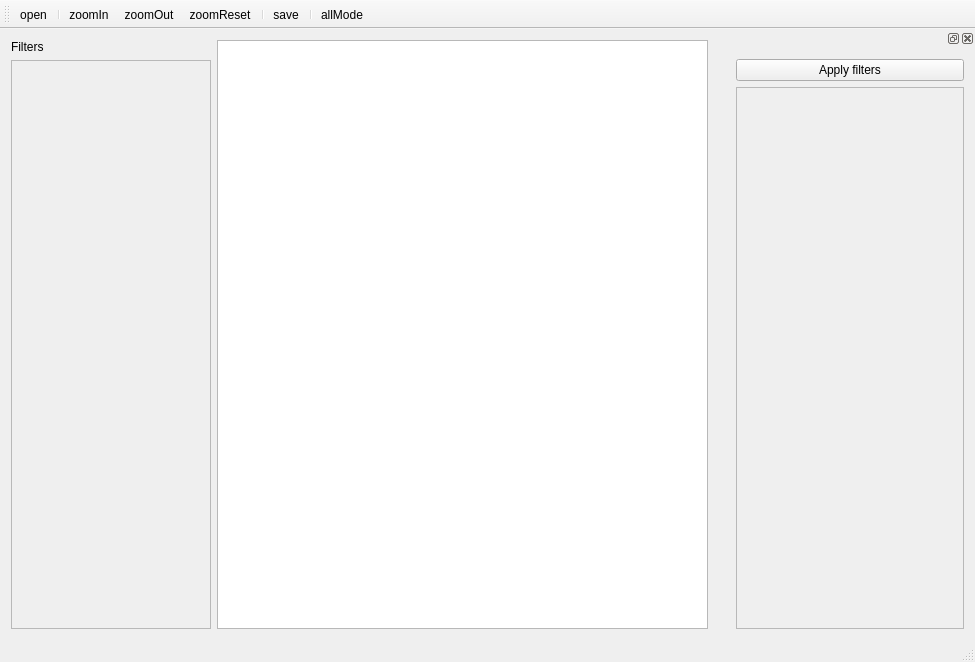
<?xml version="1.0" encoding="UTF-8"?>
<ui version="4.0">
 <class>ReeMakerClass</class>
 <widget class="QMainWindow" name="ReeMakerClass">
  <property name="geometry">
   <rect>
    <x>0</x>
    <y>0</y>
    <width>975</width>
    <height>662</height>
   </rect>
  </property>
  <property name="minimumSize">
   <size>
    <width>200</width>
    <height>0</height>
   </size>
  </property>
  <property name="windowTitle">
   <string>ReeMaker</string>
  </property>
  <widget class="QWidget" name="centralWidget">
   <layout class="QGridLayout" name="gridLayout">
    <item row="1" column="0">
     <widget class="QScrollArea" name="scrollArea_2">
      <property name="maximumSize">
       <size>
        <width>200</width>
        <height>16777215</height>
       </size>
      </property>
      <property name="widgetResizable">
       <bool>true</bool>
      </property>
      <widget class="QWidget" name="scrollAreaWidgetContents_2">
       <property name="geometry">
        <rect>
         <x>0</x>
         <y>0</y>
         <width>198</width>
         <height>543</height>
        </rect>
       </property>
       <layout class="QVBoxLayout" name="verticalLayout_6">
        <item>
         <layout class="QVBoxLayout" name="verticalLayout_5"/>
        </item>
       </layout>
      </widget>
     </widget>
    </item>
    <item row="0" column="0">
     <widget class="QLabel" name="label">
      <property name="text">
       <string>Filters</string>
      </property>
     </widget>
    </item>
    <item row="0" column="1" rowspan="2">
     <widget class="QGraphicsView" name="graphicsView_2"/>
    </item>
   </layout>
  </widget>
  <widget class="QMenuBar" name="menuBar">
   <property name="geometry">
    <rect>
     <x>0</x>
     <y>0</y>
     <width>975</width>
     <height>22</height>
    </rect>
   </property>
  </widget>
  <widget class="QToolBar" name="mainToolBar">
   <attribute name="toolBarArea">
    <enum>TopToolBarArea</enum>
   </attribute>
   <attribute name="toolBarBreak">
    <bool>false</bool>
   </attribute>
   <addaction name="actionOpen"/>
   <addaction name="separator"/>
   <addaction name="actionZoomIn"/>
   <addaction name="actionZoomOut"/>
   <addaction name="actionZoomReset"/>
   <addaction name="separator"/>
   <addaction name="actionSave"/>
   <addaction name="separator"/>
   <addaction name="actionAllMode"/>
  </widget>
  <widget class="QStatusBar" name="statusBar"/>
  <widget class="QDockWidget" name="dockWidget_10">
   <property name="minimumSize">
    <size>
     <width>250</width>
     <height>169</height>
    </size>
   </property>
   <property name="maximumSize">
    <size>
     <width>250</width>
     <height>524287</height>
    </size>
   </property>
   <property name="floating">
    <bool>false</bool>
   </property>
   <attribute name="dockWidgetArea">
    <number>2</number>
   </attribute>
   <widget class="QWidget" name="dockWidgetContents_10">
    <layout class="QVBoxLayout" name="verticalLayout_3">
     <item>
      <widget class="QPushButton" name="btnApplyFilters">
       <property name="text">
        <string>Apply filters</string>
       </property>
      </widget>
     </item>
     <item>
      <widget class="QScrollArea" name="scrollArea">
       <property name="frameShape">
        <enum>QFrame::StyledPanel</enum>
       </property>
       <property name="widgetResizable">
        <bool>true</bool>
       </property>
       <widget class="QWidget" name="scrollAreaWidgetContents">
        <property name="geometry">
         <rect>
          <x>0</x>
          <y>0</y>
          <width>230</width>
          <height>511</height>
         </rect>
        </property>
        <property name="minimumSize">
         <size>
          <width>0</width>
          <height>0</height>
         </size>
        </property>
        <layout class="QVBoxLayout" name="verticalLayout_4">
         <item>
          <layout class="QVBoxLayout" name="verticalLayout_2">
           <property name="sizeConstraint">
            <enum>QLayout::SetMinimumSize</enum>
           </property>
          </layout>
         </item>
        </layout>
       </widget>
      </widget>
     </item>
    </layout>
   </widget>
  </widget>
  <action name="actionZoomIn">
   <property name="icon">
    <iconset resource="reemaker.qrc">
     <normaloff>:/ReeMaker/Resources/ZoomIn.png</normaloff>:/ReeMaker/Resources/ZoomIn.png</iconset>
   </property>
   <property name="text">
    <string>zoomIn</string>
   </property>
   <property name="shortcut">
    <string>Ctrl++</string>
   </property>
  </action>
  <action name="actionZoomOut">
   <property name="icon">
    <iconset resource="reemaker.qrc">
     <normaloff>:/ReeMaker/Resources/ZoomOut.png</normaloff>:/ReeMaker/Resources/ZoomOut.png</iconset>
   </property>
   <property name="text">
    <string>zoomOut</string>
   </property>
   <property name="shortcut">
    <string>Ctrl+-</string>
   </property>
  </action>
  <action name="actionOpen">
   <property name="icon">
    <iconset resource="reemaker.qrc">
     <normaloff>:/ReeMaker/Resources/Open.png</normaloff>:/ReeMaker/Resources/Open.png</iconset>
   </property>
   <property name="text">
    <string>open</string>
   </property>
   <property name="shortcut">
    <string>Ctrl+N</string>
   </property>
  </action>
  <action name="actionZoomReset">
   <property name="icon">
    <iconset resource="reemaker.qrc">
     <normaloff>:/ReeMaker/Resources/Expand.png</normaloff>:/ReeMaker/Resources/Expand.png</iconset>
   </property>
   <property name="text">
    <string>zoomReset</string>
   </property>
  </action>
  <action name="actionSave">
   <property name="icon">
    <iconset resource="reemaker.qrc">
     <normaloff>:/ReeMaker/Resources/Save.png</normaloff>:/ReeMaker/Resources/Save.png</iconset>
   </property>
   <property name="text">
    <string>save</string>
   </property>
   <property name="shortcut">
    <string>Ctrl+S</string>
   </property>
  </action>
  <action name="actionAllMode">
   <property name="icon">
    <iconset resource="reemaker.qrc">
     <normaloff>:/ReeMaker/Resources/AllMode.png</normaloff>:/ReeMaker/Resources/AllMode.png</iconset>
   </property>
   <property name="text">
    <string>allMode</string>
   </property>
   <property name="shortcut">
    <string>Ctrl+R</string>
   </property>
  </action>
 </widget>
 <layoutdefault spacing="6" margin="11"/>
 <resources>
  <include location="reemaker.qrc"/>
 </resources>
 <connections/>
</ui>
